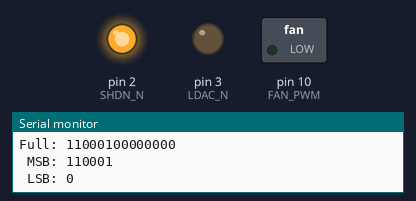
Bench run of a sketch on a simulated Arduino Uno, built with avr-gcc and run on an emulated ATmega328P. Shown: switched loads named in the sketch (green lamp = pin HIGH), output pins drawn as LEDs (lit = HIGH), the last lines printed to the serial monitor. Pins used as bus, display or sensor lines are not drawn.

Above: at 0.05 s.
At 7.7 s:
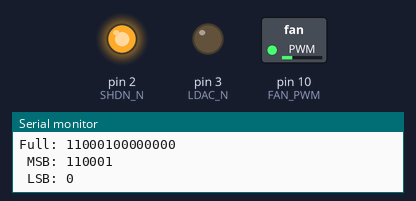
At 15.5 s:
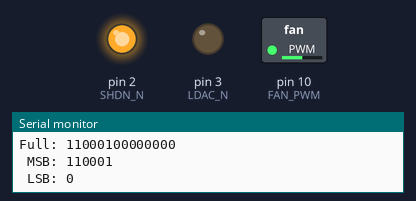
At 30.95 s:
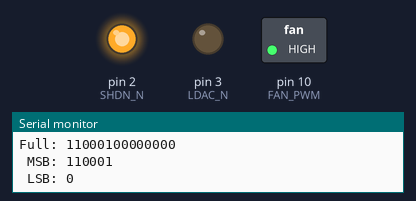
Timing chart, 0 to 40.3 s (numbered marks = the images above):
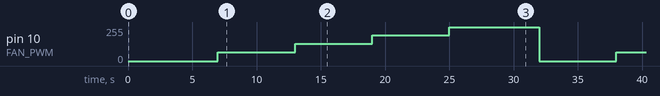

Measured:
- by itself, pin 10 (FAN_PWM): repeats every 31.0 s: 128/255 6.0 s, 192/255 6.0 s, 255/255 7.0 s, 0/255 6.0 s, 64/255 6.0 s

The sketch:

mcp4801_pwm_test.ino
```cpp
/*
http://arduino.cc/en/Tutorial/SPIDigitalPot

  Digital Pot Control

  This example controls an Analog Devices AD5206 digital potentiometer.
  The AD5206 has 6 potentiometer channels. Each channel's pins are labeled
  A - connect this to voltage
  W - this is the pot's wiper, which changes when you set it
  B - connect this to ground.

 The AD5206 is SPI-compatible,and to command it, you send two bytes,
 one with the channel number (0 - 5) and one with the resistance value for the
 channel (0 - 255).

 The circuit:
  * All A pins  of AD5206 connected to +5V
  * All B pins of AD5206 connected to ground
  * An LED and a 220-ohm resisor in series connected from each W pin to ground
  * CS - to digital pin 10  (SS pin)
  * SDI - to digital pin 11 (MOSI pin)
  * CLK - to digital pin 13 (SCK pin)

 created 10 Aug 2010
 by Tom Igoe

 Thanks to Heather Dewey-Hagborg for the original tutorial, 2005

*/


// inslude the SPI library:
#include <SPI.h>


// MOSI 11, MISO 12, SCK 13 : defaults
const int DAC_CS_N = 7;
const int LDAC_N = 3;
const int SHDN_N = 2;
const int FAN_PWM = 10;
//const int ledPin = 13; // can't use 13 SPI use 13 for SCK by default  http://arduino.cc/en/Reference/SPI

int pwmLevels[] = {0, 64, 128, 192, 255};

void setup() {
  // set the dacSlaveSelectPin as an output:
  pinMode (DAC_CS_N, OUTPUT);
  pinMode (LDAC_N, OUTPUT);
  pinMode (SHDN_N, OUTPUT);
  pinMode (FAN_PWM, OUTPUT);
//  pinMode (13, OUTPUT);  // can't use 13 SPI use 13 for SCK by default  http://arduino.cc/en/Reference/SPI


  // set to 0 by default
  analogWrite(FAN_PWM, 0);

  // disable by default
  digitalWrite(DAC_CS_N,HIGH);

  // This need to go low if you are reading output
  digitalWrite(LDAC_N,LOW); // YOU MUST HAVE THIS.  If it FLOATS or is HIGH, it will not work bth 3.9.2015

  // This needs to be on to prevent shutdown
  digitalWrite(SHDN_N,HIGH);

  //change spi clockspeed
  //SPI.setClockDivider(SPI_CLOCK_DIV128); // used for slower scopes/logic analyzers

  SPI.setDataMode(SPI_MODE0);
  SPI.setBitOrder(MSBFIRST);

  // initialize SPI:
  SPI.begin();

  // for debugging
  Serial.begin(9600);
  while (!Serial) {
    ; // wait for serial port to connect. Needed for Leonardo only
  }
}

void loop() {
  for (int level = 0; level < 5; level++) {
    mcp4801Write(16);  //16/256 * 2.048 = .128v
    analogWrite(FAN_PWM, pwmLevels[level]);
    delay(5000);
  }
  // wait a second at the top:
  delay(1000);
}

void mcp4801Write(int value) {
/*
  int wr_enabled = 0;
  int gain = 1;
  int shdn = 1;
  in command =0;
  int MSB = 0;
  int LSB = 0;

  command = (wr_enable << 15) || (gain << 13) || (shdn << 12) || (value << 4)
  MSB = ((command && 0xFF00) >> 8);
  LSB = (command && 0x00FF);
*/


  int preamble = 3;  // 0011
  int shiftedPreamble = preamble << 12;
  int shiftedValue = value << 4;
  int fullValue = shiftedPreamble | shiftedValue;
  Serial.print("Full: ");
  Serial.println(fullValue, BIN);

  int MSB = fullValue >> 8;
  int LSB = fullValue & 255;
  Serial.print(" MSB: ");
  Serial.println(MSB, BIN);
  Serial.print(" LSB: ");
  Serial.println(LSB, BIN);

  // take the SS pin low to select the chip:
  digitalWrite(DAC_CS_N,LOW);
  delay(1000);
  //  send in the address and value via SPI:
//  SPI.transfer(value);
  SPI.transfer(MSB);
  SPI.transfer(LSB);
  // take the SS pin high to de-select the chip:
  digitalWrite(DAC_CS_N,HIGH);
}
```
